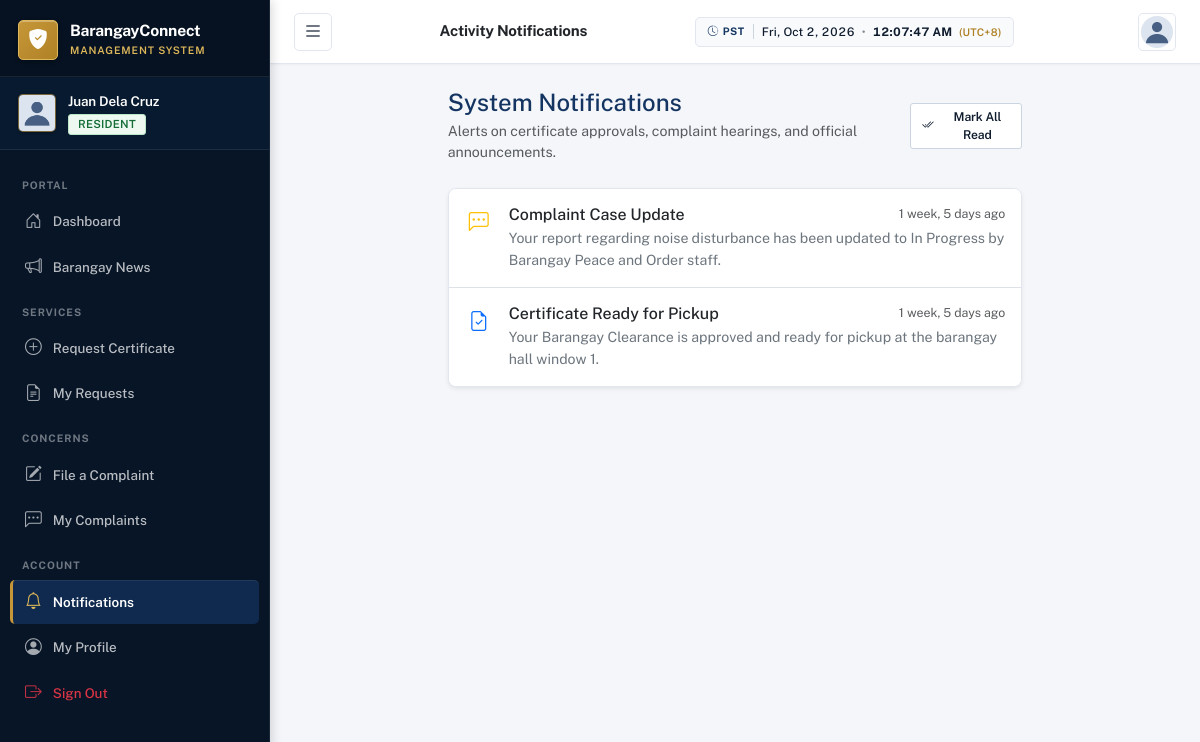
The page /notifications/ (signed in) on the database its author committed.
### accounts/models.py (models this page shows, shortened)
class CustomUser(AbstractUser):
    ROLE_CHOICES = [
        ('admin', 'Administrator'),
        ('resident', 'Resident'),
    ]
    GENDER_CHOICES = [
        ('male', 'Male'),
        ('female', 'Female'),
        ('other', 'Other'),
    ]
    CIVIL_STATUS_CHOICES = [
        ('single', 'Single'),
        ('married', 'Married'),
        ('widowed', 'Widowed'),
        ('separated', 'Separated'),
        ('divorced', 'Divorced'),
    ]
    ACCOUNT_STATUS_CHOICES = [
        ('pending', 'Pending'),
        ('active', 'Active'),
        ('inactive', 'Inactive'),
        ('rejected', 'Rejected'),
    ]
    role = models.CharField(max_length=10, choices=ROLE_CHOICES, default='resident')
    account_status = models.CharField(max_length=10, choices=ACCOUNT_STATUS_CHOICES, default='pending')
    profile_picture = models.ImageField(upload_to='profile_pictures/', null=True, blank=True)
    phone = models.CharField(max_length=20, blank=True)
    date_of_birth = models.DateField(null=True, blank=True)
    gender = models.CharField(max_length=10, choices=GENDER_CHOICES, blank=True)
    civil_status = models.CharField(max_length=15, choices=CIVIL_STATUS_CHOICES, blank=True)
    address = models.TextField(blank=True)
    barangay = models.CharField(max_length=100, blank=True, default='Barangay San Jose')
    valid_id = models.FileField(upload_to='valid_ids/', null=True, blank=True)
    created_at = models.DateTimeField(auto_now_add=True)
    updated_at = models.DateTimeField(auto_now=True)
    def is_admin(self):
        return self.role == 'admin'
    @property
    def profile_picture_url(self):
        if self.profile_picture:
            return self.profile_picture.url
        return '/static/images/default_avatar.png'

### notifications/models.py (models this page shows, shortened)
class Notification(models.Model):
    TYPE_CHOICES = [
        ('account', 'Account'),
        ('certificate', 'Certificate Request'),
        ('complaint', 'Complaint'),
        ('announcement', 'Announcement'),
        ('general', 'General'),
    ]
    recipient = models.ForeignKey(settings.AUTH_USER_MODEL, on_delete=models.CASCADE, related_name='notifications')
    title = models.CharField(max_length=255)
    message = models.TextField()
    notification_type = models.CharField(max_length=15, choices=TYPE_CHOICES, default='general')
    is_read = models.BooleanField(default=False)
    created_at = models.DateTimeField(auto_now_add=True)
    class Meta:
        ordering = ['-created_at']

### notifications/views.py (the view)
# urls.py: path('', views.notification_list, name='list'),
@login_required
def notification_list(request):
    notifications = Notification.objects.filter(recipient=request.user).order_by('-created_at')
    notifications.filter(is_read=False).update(is_read=True)
    return render(request, 'notifications/list.html', {'notifications': notifications})

### notifications/context_processors.py (called while the page is built)
def notifications_processor(request):
    if request.user.is_authenticated:
        unread_count = Notification.objects.filter(recipient=request.user, is_read=False).count()
        recent_notifications = Notification.objects.filter(recipient=request.user).order_by('-created_at')[:5]
        return {
            'unread_notifications_count': unread_count,
            'recent_notifications': recent_notifications,
        }
    return {'unread_notifications_count': 0, 'recent_notifications': []}

### templates/notifications/list.html (shortened to what this page needs)
<!DOCTYPE html>
<html lang="en">
<head>
    {% load static %}
    <link href="https://cdn.jsdelivr.net/npm/bootstrap@5.3.2/dist/css/bootstrap.min.css" rel="stylesheet">
    <link href="https://cdn.jsdelivr.net/npm/bootstrap-icons@1.11.3/font/bootstrap-icons.min.css" rel="stylesheet">
    <link href="{% static 'css/style.css' %}" rel="stylesheet">
</head>
<body>
    <div class="toast-container position-fixed top-0 end-0 p-3" style="z-index: 1100;">
    </div>
    <nav id="sidebar" class="sidebar">
        <div class="sidebar-header">
            <div class="brand-logo">
                <div class="logo-icon"><i class="bi bi-shield-fill-check"></i></div>
                <div class="brand-text">
                    <span class="brand-name">BarangayConnect</span>
                    <span class="brand-sub">Management System</span>
                </div>
            </div>
        </div>
        <div class="sidebar-user">
            <img src="{{ user.profile_picture_url }}" alt="Profile" class="sidebar-avatar">
            <div class="sidebar-user-info">
                <span class="sidebar-user-name">{{ user.get_full_name|default:user.username }}</span>
                <span class="sidebar-user-role badge {% if user.is_admin %}badge-admin{% else %}badge-resident{% endif %}">
                    {{ user.get_role_display }}
                </span>
            </div>
        </div>
        <div class="sidebar-nav">
            {% if user.is_admin %}
            <div class="nav-section-label">Main</div>
            <a href="{% url 'dashboard:admin_dashboard' %}" class="nav-link"><i class="bi bi-speedometer2"></i><span>Dashboard</span></a>
            <a href="{% url 'accounts:admin_residents_list' %}" class="nav-link"><i class="bi bi-people"></i><span>Residents</span></a>
            <a href="{% url 'certificates:admin_request_list' %}" class="nav-link"><i class="bi bi-file-earmark-text"></i><span>Service Requests</span></a>
            <a href="{% url 'complaints:admin_complaint_list' %}" class="nav-link"><i class="bi bi-chat-left-dots"></i><span>Complaints</span></a>
            <a href="{% url 'announcements:admin_list' %}" class="nav-link"><i class="bi bi-megaphone"></i><span>Announcements</span></a>
            <div class="nav-section-label">Administration</div>
            <a href="{% url 'certificates:admin_type_list' %}" class="nav-link"><i class="bi bi-file-earmark-check"></i><span>Certificate Types</span></a>
            <a href="{% url 'accounts:admin_officials_list' %}" class="nav-link"><i class="bi bi-person-badge"></i><span>Barangay Officials</span></a>
            <a href="{% url 'reports:dashboard' %}" class="nav-link"><i class="bi bi-bar-chart-line"></i><span>Reports</span></a>
            <a href="{% url 'audit:log_list' %}" class="nav-link"><i class="bi bi-clock-history"></i><span>Activity Logs</span></a>
            {% else %}
            <div class="nav-section-label">Portal</div>
            <a href="{% url 'dashboard:resident_dashboard' %}" class="nav-link"><i class="bi bi-house-door"></i><span>Dashboard</span></a>
            <a href="{% url 'announcements:list' %}" class="nav-link"><i class="bi bi-megaphone"></i><span>Barangay News</span></a>
            <div class="nav-section-label">Services</div>
            <a href="{% url 'certificates:resident_create' %}" class="nav-link"><i class="bi bi-plus-circle"></i><span>Request Certificate</span></a>
            <a href="{% url 'certificates:resident_list' %}" class="nav-link"><i class="bi bi-file-earmark-text"></i><span>My Requests</span></a>
            <div class="nav-section-label">Concerns</div>
            <a href="{% url 'complaints:resident_create' %}" class="nav-link"><i class="bi bi-pencil-square"></i><span>File a Complaint</span></a>
            <a href="{% url 'complaints:resident_list' %}" class="nav-link"><i class="bi bi-chat-left-dots"></i><span>My Complaints</span></a>
            {% endif %}
            <div class="nav-section-label">Account</div>
            <a href="{% url 'notifications:list' %}" class="nav-link active"><i class="bi bi-bell"></i><span>Notifications</span></a>
            <a href="{% url 'accounts:profile' %}" class="nav-link"><i class="bi bi-person-circle"></i><span>My Profile</span></a>
            <a href="{% url 'accounts:logout' %}" class="nav-link text-danger"><i class="bi bi-box-arrow-right"></i><span>Sign Out</span></a>
        </div>
    </nav>
    <header class="topbar">
        <button class="btn btn-icon sidebar-toggle" id="sidebarToggle"><i class="bi bi-list fs-5"></i></button>
        <div class="topbar-title"><h6 class="mb-0 fw-600 text-dark">Activity Notifications</h6></div>
        <div class="topbar-actions">
            <div class="dropdown">
                <button class="btn btn-icon" data-bs-toggle="dropdown"><img src="{{ user.profile_picture_url }}" class="rounded-circle" style="width: 32px; height: 32px; object-fit: cover;"></button>
            </div>
        </div>
    </header>
    <main class="main-content">
        <div class="row justify-content-center">
            <div class="col-lg-8">
                <div class="d-flex justify-content-between align-items-center mb-4">
                    <div>
                        <h4 class="fw-700 mb-1" style="color: var(--primary);">System Notifications</h4>
                        <p class="text-muted fs-sm mb-0">Alerts on certificate approvals, complaint hearings, and official announcements.</p>
                    </div>
                    {% if notifications %}
                    <a href="{% url 'notifications:mark_all_read' %}" class="btn btn-outline-secondary btn-sm">
                        <i class="bi bi-check2-all me-1"></i>Mark All Read
                    </a>
                    {% endif %}
                </div>
                <div class="card border-0 shadow-sm rounded-3 overflow-hidden">
                    <div class="list-group list-group-flush">
                        {% for n in notifications %}
                        <div class="list-group-item p-3 d-flex align-items-start gap-3 {% if not n.is_read %}bg-light{% endif %}">
                            <div class="d-flex align-items-center justify-content-center flex-shrink-0 mt-1" style="width: 28px; height: 28px;">
                                <i class="bi {% if n.notification_type == 'certificate' %}bi-file-earmark-check text-primary{% elif n.notification_type == 'complaint' %}bi-chat-left-dots text-warning{% elif n.notification_type == 'account' %}bi-person-check text-success{% else %}bi-megaphone text-secondary{% endif %} fs-5"></i>
                            </div>
                            <div class="flex-grow-1">
                                <div class="d-flex justify-content-between align-items-center mb-1">
                                    <h6 class="mb-0 fs-sm fw-700 text-dark">{{ n.title }}</h6>
                                    <small class="text-muted fs-xs">{{ n.created_at|timesince }} ago</small>
                                </div>
                                <p class="mb-0 fs-sm text-secondary">{{ n.message }}</p>
                            </div>
                        </div>
                        {% empty %}
                        <div class="p-5 text-center text-muted">
                            <i class="bi bi-bell-slash fs-1 mb-2 d-block"></i>
                            <h6>No notifications right now.</h6>
                            <p class="fs-xs mb-0">You're all caught up with recent updates and announcements.</p>
                        </div>
                        {% endfor %}
                    </div>
                </div>
            </div>
        </div>
    </main>
</body>
</html>

### rows shown on the page
CustomUser: get_full_name "Juan Dela Cruz", role "RESIDENT"
Notification: title "Complaint Case Update", created_at "1 week, 5 days", message "Your report regarding noise disturbance has been updated to In Progress by Barangay Peace and Order staff."
Notification: title "Certificate Ready for Pickup", created_at "1 week, 5 days", message "Your Barangay Clearance is approved and ready for pickup at the barangay hall window 1."
